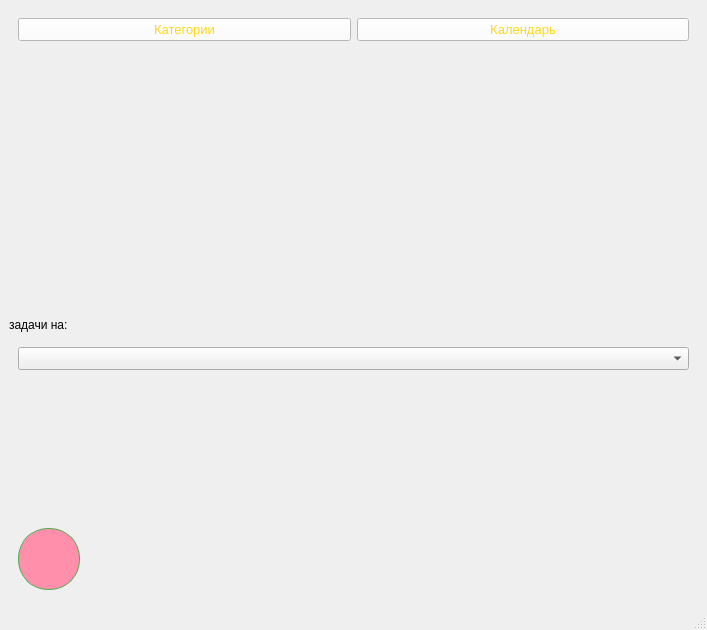
<?xml version="1.0" encoding="UTF-8"?>
<ui version="4.0">
 <class>MainWindow</class>
 <widget class="QMainWindow" name="MainWindow">
  <property name="geometry">
   <rect>
    <x>0</x>
    <y>0</y>
    <width>707</width>
    <height>630</height>
   </rect>
  </property>
  <property name="maximumSize">
   <size>
    <width>16777</width>
    <height>16777</height>
   </size>
  </property>
  <property name="windowTitle">
   <string>MainWindow</string>
  </property>
  <property name="styleSheet">
   <string notr="true"/>
  </property>
  <widget class="QWidget" name="centralwidget">
   <layout class="QHBoxLayout" name="horizontalLayout_2">
    <item>
     <layout class="QVBoxLayout" name="verticalLayout_2">
      <item>
       <widget class="QWidget" name="widget" native="true">
        <layout class="QHBoxLayout" name="horizontalLayout">
         <item>
          <widget class="QPushButton" name="category_btn">
           <property name="palette">
            <palette>
             <active>
              <colorrole role="WindowText">
               <brush brushstyle="SolidPattern">
                <color alpha="255">
                 <red>255</red>
                 <green>216</green>
                 <blue>19</blue>
                </color>
               </brush>
              </colorrole>
              <colorrole role="Button">
               <brush brushstyle="SolidPattern">
                <color alpha="255">
                 <red>255</red>
                 <green>255</green>
                 <blue>255</blue>
                </color>
               </brush>
              </colorrole>
              <colorrole role="Text">
               <brush brushstyle="SolidPattern">
                <color alpha="255">
                 <red>255</red>
                 <green>216</green>
                 <blue>19</blue>
                </color>
               </brush>
              </colorrole>
              <colorrole role="ButtonText">
               <brush brushstyle="SolidPattern">
                <color alpha="255">
                 <red>255</red>
                 <green>216</green>
                 <blue>19</blue>
                </color>
               </brush>
              </colorrole>
              <colorrole role="Base">
               <brush brushstyle="SolidPattern">
                <color alpha="255">
                 <red>255</red>
                 <green>255</green>
                 <blue>255</blue>
                </color>
               </brush>
              </colorrole>
              <colorrole role="Window">
               <brush brushstyle="SolidPattern">
                <color alpha="255">
                 <red>255</red>
                 <green>255</green>
                 <blue>255</blue>
                </color>
               </brush>
              </colorrole>
              <colorrole role="ToolTipBase">
               <brush brushstyle="SolidPattern">
                <color alpha="255">
                 <red>255</red>
                 <green>198</green>
                 <blue>24</blue>
                </color>
               </brush>
              </colorrole>
             </active>
             <inactive>
              <colorrole role="WindowText">
               <brush brushstyle="SolidPattern">
                <color alpha="255">
                 <red>255</red>
                 <green>216</green>
                 <blue>19</blue>
                </color>
               </brush>
              </colorrole>
              <colorrole role="Button">
               <brush brushstyle="SolidPattern">
                <color alpha="255">
                 <red>255</red>
                 <green>255</green>
                 <blue>255</blue>
                </color>
               </brush>
              </colorrole>
              <colorrole role="Text">
               <brush brushstyle="SolidPattern">
                <color alpha="255">
                 <red>255</red>
                 <green>216</green>
                 <blue>19</blue>
                </color>
               </brush>
              </colorrole>
              <colorrole role="ButtonText">
               <brush brushstyle="SolidPattern">
                <color alpha="255">
                 <red>255</red>
                 <green>216</green>
                 <blue>19</blue>
                </color>
               </brush>
              </colorrole>
              <colorrole role="Base">
               <brush brushstyle="SolidPattern">
                <color alpha="255">
                 <red>255</red>
                 <green>255</green>
                 <blue>255</blue>
                </color>
               </brush>
              </colorrole>
              <colorrole role="Window">
               <brush brushstyle="SolidPattern">
                <color alpha="255">
                 <red>255</red>
                 <green>255</green>
                 <blue>255</blue>
                </color>
               </brush>
              </colorrole>
              <colorrole role="ToolTipBase">
               <brush brushstyle="SolidPattern">
                <color alpha="255">
                 <red>255</red>
                 <green>198</green>
                 <blue>24</blue>
                </color>
               </brush>
              </colorrole>
             </inactive>
             <disabled>
              <colorrole role="WindowText">
               <brush brushstyle="SolidPattern">
                <color alpha="255">
                 <red>255</red>
                 <green>216</green>
                 <blue>19</blue>
                </color>
               </brush>
              </colorrole>
              <colorrole role="Button">
               <brush brushstyle="SolidPattern">
                <color alpha="255">
                 <red>255</red>
                 <green>255</green>
                 <blue>255</blue>
                </color>
               </brush>
              </colorrole>
              <colorrole role="Text">
               <brush brushstyle="SolidPattern">
                <color alpha="255">
                 <red>255</red>
                 <green>216</green>
                 <blue>19</blue>
                </color>
               </brush>
              </colorrole>
              <colorrole role="ButtonText">
               <brush brushstyle="SolidPattern">
                <color alpha="255">
                 <red>255</red>
                 <green>216</green>
                 <blue>19</blue>
                </color>
               </brush>
              </colorrole>
              <colorrole role="Base">
               <brush brushstyle="SolidPattern">
                <color alpha="255">
                 <red>255</red>
                 <green>255</green>
                 <blue>255</blue>
                </color>
               </brush>
              </colorrole>
              <colorrole role="Window">
               <brush brushstyle="SolidPattern">
                <color alpha="255">
                 <red>255</red>
                 <green>255</green>
                 <blue>255</blue>
                </color>
               </brush>
              </colorrole>
              <colorrole role="ToolTipBase">
               <brush brushstyle="SolidPattern">
                <color alpha="255">
                 <red>255</red>
                 <green>198</green>
                 <blue>24</blue>
                </color>
               </brush>
              </colorrole>
             </disabled>
            </palette>
           </property>
           <property name="font">
            <font>
             <pointsize>10</pointsize>
            </font>
           </property>
           <property name="styleSheet">
            <string notr="true">color: #ffd813; /* Белый цвет текста */
background-color: white; /* Синий фон */
</string>
           </property>
           <property name="text">
            <string>Категории</string>
           </property>
           <property name="icon">
            <iconset>
             <normaloff>../../Downloads/54410.png</normaloff>../../Downloads/54410.png</iconset>
           </property>
          </widget>
         </item>
         <item>
          <widget class="QPushButton" name="calendar_btn">
           <property name="font">
            <font>
             <pointsize>10</pointsize>
            </font>
           </property>
           <property name="styleSheet">
            <string notr="true">color: #ffd813; /* Белый цвет текста */
background-color: white; /* Синий фон */
</string>
           </property>
           <property name="text">
            <string>Календарь</string>
           </property>
           <property name="icon">
            <iconset>
             <normaloff>../../Downloads/747310.png</normaloff>../../Downloads/747310.png</iconset>
           </property>
          </widget>
         </item>
        </layout>
       </widget>
      </item>
      <item>
       <spacer name="verticalSpacer">
        <property name="orientation">
         <enum>Qt::Vertical</enum>
        </property>
        <property name="sizeHint" stdset="0">
         <size>
          <width>20</width>
          <height>40</height>
         </size>
        </property>
       </spacer>
      </item>
      <item>
       <widget class="QLabel" name="label">
        <property name="styleSheet">
         <string notr="true">font: 10pt &quot;MS Shell Dlg 2&quot;;</string>
        </property>
        <property name="text">
         <string>задачи на:</string>
        </property>
       </widget>
      </item>
      <item>
       <widget class="QWidget" name="widget_2" native="true">
        <layout class="QVBoxLayout" name="verticalLayout">
         <item>
          <widget class="QComboBox" name="date_cmb">
           <property name="font">
            <font>
             <pointsize>10</pointsize>
            </font>
           </property>
           <item>
            <property name="text">
             <string/>
            </property>
           </item>
           <item>
            <property name="text">
             <string>&quot;сегодня&quot;</string>
            </property>
           </item>
           <item>
            <property name="text">
             <string>&quot;завтра&quot;</string>
            </property>
           </item>
           <item>
            <property name="text">
             <string>&quot;на неделе&quot;</string>
            </property>
           </item>
           <item>
            <property name="text">
             <string>&quot;в этом месяце&quot;</string>
            </property>
           </item>
           <item>
            <property name="text">
             <string>&quot;потом&quot;</string>
            </property>
           </item>
          </widget>
         </item>
         <item>
          <spacer name="verticalSpacer_2">
           <property name="orientation">
            <enum>Qt::Vertical</enum>
           </property>
           <property name="sizeHint" stdset="0">
            <size>
             <width>20</width>
             <height>40</height>
            </size>
           </property>
          </spacer>
         </item>
         <item>
          <widget class="QPushButton" name="new_event_btn">
           <property name="maximumSize">
            <size>
             <width>62</width>
             <height>62</height>
            </size>
           </property>
           <property name="font">
            <font>
             <pointsize>22</pointsize>
            </font>
           </property>
           <property name="styleSheet">
            <string notr="true">QPushButton {
    border-radius: 30px; /* Радиус скругления, должен быть равен половине высоты/ширины */
    min-width: 60px;    /* Минимальная ширина */
    max-width: 60px;    /* Максимальная ширина */
    min-height: 60px;   /* Минимальная высота */
    max-height: 60px;   /* Максимальная высота */
    background-color: #ff8fab; /* Пример цвета фона */
    color: white;             /* Пример цвета текста */
    border: 1px solid #4CAF50; /* Пример границы */
}
</string>
           </property>
           <property name="text">
            <string/>
           </property>
           <property name="icon">
            <iconset>
             <normaloff>../../Downloads/7794550.png</normaloff>../../Downloads/7794550.png</iconset>
           </property>
           <property name="iconSize">
            <size>
             <width>40</width>
             <height>40</height>
            </size>
           </property>
          </widget>
         </item>
        </layout>
       </widget>
      </item>
     </layout>
    </item>
   </layout>
  </widget>
  <widget class="QMenuBar" name="menubar">
   <property name="geometry">
    <rect>
     <x>0</x>
     <y>0</y>
     <width>707</width>
     <height>26</height>
    </rect>
   </property>
  </widget>
  <widget class="QStatusBar" name="statusbar"/>
 </widget>
 <resources>
  <include location="resources.qrc"/>
 </resources>
 <connections/>
</ui>
